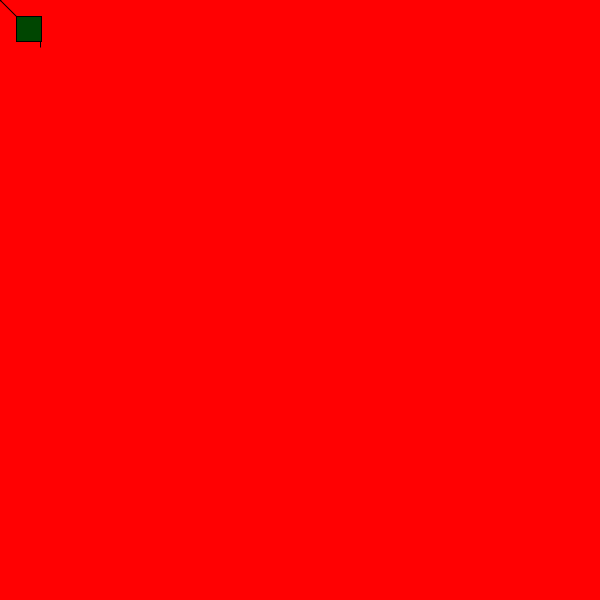
Frame 1 (no input)
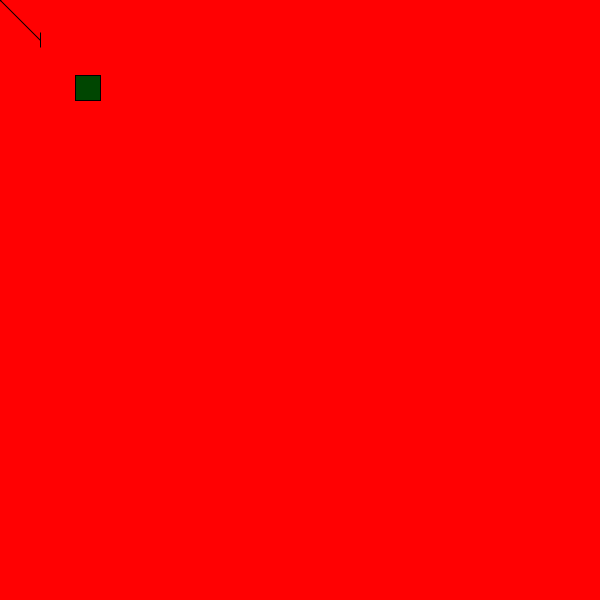
Frame 60 (the mouse pressed at the canvas centre just before this capture)
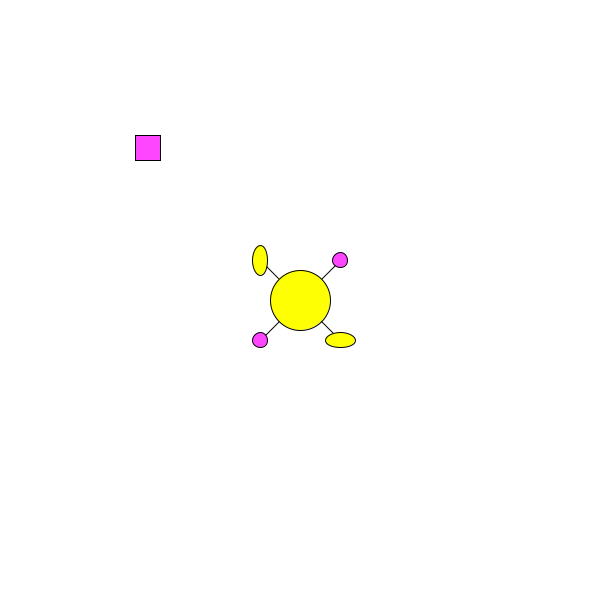
Frame 120 (the mouse held since frame 60 and released just before this capture)

The Processing sketch that drew these frames (run headless with seeded random() and noise(); from frame 60 on, the mouse is pressed at the canvas centre):

// Processing sketch: processing_166385
// ── processing_166385.pde

int pos = 15;

void setup() {
size(600,600);
}
void draw() {
  background(255,mouseY+1,mouseX+2);
  line(mouseX-40,mouseY-40,mouseX+40,mouseY+40);
  line(mouseX-40,mouseY+40,mouseX+40,mouseY-40);
  fill(mouseX+2,mouseY+1,4);
  ellipse(mouseX,mouseY,mouseX*0.2,mouseY*0.2);
  fill(mouseX+5,mouseY+6,4);
  ellipse(mouseX+40,mouseY+40,mouseX*0.1,15);
  ellipse(mouseX-40,mouseY-40,15,mouseY*0.1);
  fill(mouseX*5,70,mouseY+1);
  ellipse(mouseX+40,mouseY-40,15,15);
  ellipse(mouseX-40,mouseY+40,15,15);
  
  pos = pos+1;
  rect(pos,pos,25,25);
}
